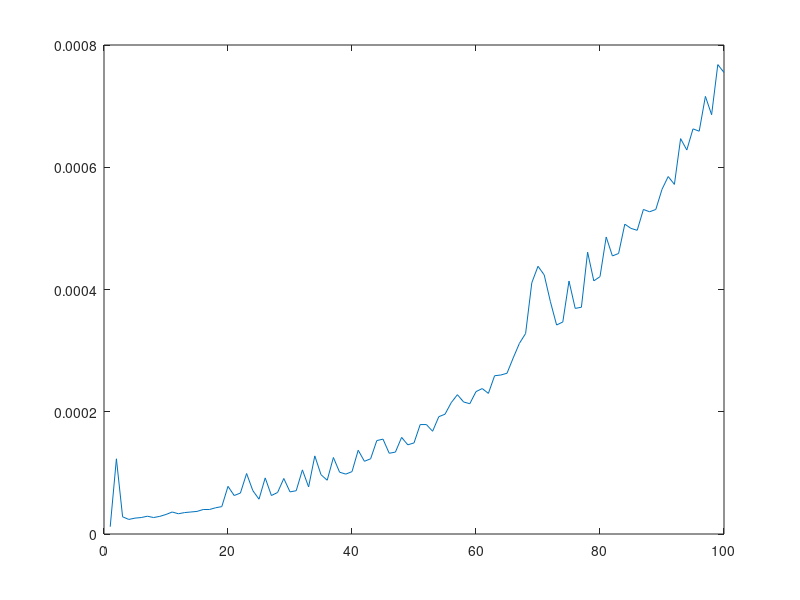

MATLAB code for this plot:
clear;
clc;
t = zeros(1,100);
for n = 1:100
    A = rand(n,n);
    b = rand(n,1);
    tic;
    x = A\b;
    t(n) = toc;
    disp( num2str( toc ) );
end
plot(t)